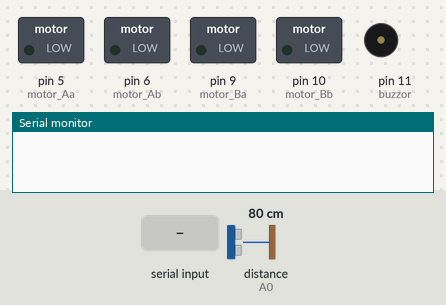
The sketch below on a simulated Arduino Uno, built with avr-gcc and run on an emulated ATmega328P. Shown: switched loads named in the sketch (green lamp = pin HIGH), buzzer (waves = sounding), the last lines printed to the serial monitor. Wiring (inferred from the names in the program): ultrasonic range finder: trigger A1; echo A0. Inputs (shaded band) come from the test bench; at power-on: distance to the obstacle (sensor on A0) 80 cm. The echo pulse lasts 58.3 µs per cm; pins used as bus, display or sensor lines are not drawn.

Above: at 1.2 s.
1.3 s: distance to the obstacle (sensor on A0) set to 11 cm
2.8 s: distance to the obstacle (sensor on A0) set to 8 cm
At 4.0 s:
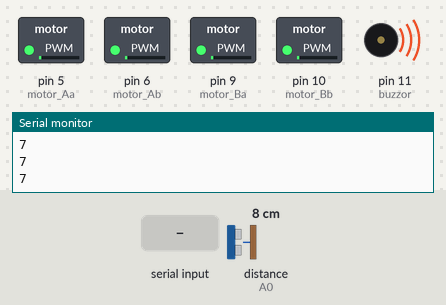
4.3 s: "U" received over the second serial link
5.8 s: "D" received over the second serial link
7.3 s: "R" received over the second serial link
8.8 s: "L" received over the second serial link
Timing chart, 0 to 11.3 s (numbered marks = the images above; inputs shaded):
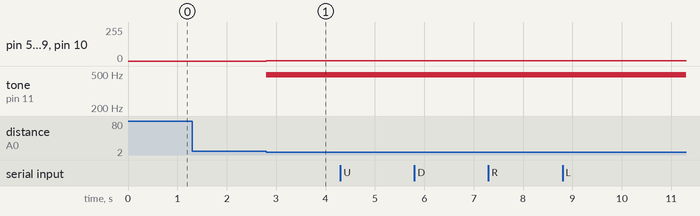

Measured:
- the behaviour switches between 10 and 9 cm on distance to the obstacle (sensor on A0) (found by bisection; images 0 and 1)
- after the input at 1.3 s, every drawn part: stays the same
- after the input at 2.8 s, pin 5 (motor_Aa), pin 6 (motor_Ab), pin 9 (motor_Ba), pin 10 (motor_Bb): 0/255 → 1/255 at once; tone on pin 11 (buzzor): silent → 490 Hz at once

The sketch:

Minicar_buzzor_Ultra.ino
```cpp
#include <SoftwareSerial.h>
#include <MsTimer2.h>
#define TX 12
#define RX 13
#include <SPI.h>
#include <Wire.h>
#include <Adafruit_GFX.h>


int speed = 255;
int motor_Ab=6;
int motor_Aa=5;
int motor_Bb=10;
int motor_Ba=9;
int buzzor=11;
int Echo =A0;
int Tri=A1;
int Encoder_0=2;
int Encoder_1=3;

char ble=0;
SoftwareSerial myBlue(TX,RX);

void setup() {
  Serial.begin(9600);
  myBlue.begin(9600);
  pinMode(motor_Ab,OUTPUT);
  pinMode(motor_Aa,OUTPUT);
  pinMode(motor_Bb,OUTPUT);
  pinMode(motor_Ba,OUTPUT);
  pinMode(buzzor,OUTPUT);
  pinMode(Echo,INPUT);
  pinMode(Tri,OUTPUT);

}

void loop() {


  analogWrite(Tri,0);
  delayMicroseconds(2);
  analogWrite(Tri,255);
  delayMicroseconds(10);
  analogWrite(Tri,0);
  delayMicroseconds(2);
  long duration=pulseIn(Echo,HIGH);
  long distance=(duration/2)/29.1;

  if(distance<10){
    analogWrite(motor_Aa,HIGH);
    analogWrite(motor_Ba,HIGH);
    analogWrite(motor_Ab,HIGH);
    analogWrite(motor_Bb,HIGH);
    Serial.println(distance);
    analogWrite(buzzor,30);
    delay(300);
    analogWrite(buzzor,0);
  }


  if(myBlue.available()>0){   //입력 데이터가 있나?
    char ble=myBlue.read();        //아두이노로 바이트 이지 ㄴ데이터 전달 . Serial.print(): ASC2코드 텍스트 전달
    Serial.write(ble);

    if(ble=='U'){
      analogWrite(motor_Aa,100);
      analogWrite(motor_Ba,100);
      analogWrite(motor_Ab,LOW);
      analogWrite(motor_Bb,LOW);

    }
    if(ble=='D'){
      analogWrite(motor_Aa,LOW);
      analogWrite(motor_Ba,LOW);
      analogWrite(motor_Ab,100);
      analogWrite(motor_Bb,100);

    }
    if(ble=='R'){
      analogWrite(motor_Aa,100);
      analogWrite(motor_Ba,LOW);
      analogWrite(motor_Ab,LOW);
      analogWrite(motor_Bb,LOW);

    }
    if(ble=='L'){
      analogWrite(motor_Aa,LOW);
      analogWrite(motor_Ba,100);
      analogWrite(motor_Ab,LOW);
      analogWrite(motor_Bb,LOW);

    }
    if(ble=='S'){
      analogWrite(motor_Aa,HIGH);
      analogWrite(motor_Ba,HIGH);
      analogWrite(motor_Ab,HIGH);
      analogWrite(motor_Bb,HIGH);

    }
    if(ble=='T'){
      analogWrite(motor_Aa,speed);
      analogWrite(motor_Ba,speed);
      analogWrite(motor_Ab,LOW);
      analogWrite(motor_Bb,LOW);
      delay(300);
    }
    if(ble=='B'){
      analogWrite(buzzor,30);
      delay(300);
      analogWrite(buzzor,0);
      delay(1000);
    }
  }


}
```
